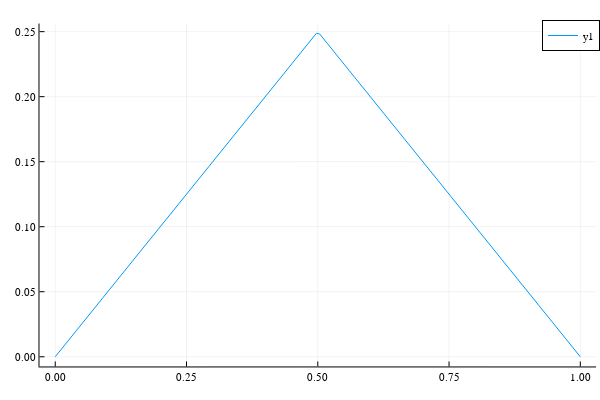

The notebook cell saved with this chart:
### Code cell
ξ=0.5
plot(g(x),0,1)

### Figure 1 — Plotly figure (JSON) as saved in the notebook; plotly's stock layout.template omitted (floating-point values rounded to 4 significant figures)
{"data": [{"colorbar": {"title": ""}, "legendgroup": "y1", "line": {"color": "rgba(0, 154, 250, 1.000)", "dash": "solid", "shape": "linear", "width": 1}, "mode": "lines", "name": "y1", "showlegend": true, "type": "scatter", "x": [0, 0.009766, 0.1001, 0.1543, 0.2002, 0.2501, 0.296, 0.3453, 0.4023, 0.4277, 0.4531, 0.4642, 0.4753, 0.4864, 0.4975, 0.5036, 0.5097, 0.5157, 0.5218, 0.5339, 0.546, 0.5704, 0.5948, 0.6487, 0.7001, 0.7534, 0.7983, 0.8532, 0.9047, 0.9873, 1], "xaxis": "x", "y": [0, 0.004883, 0.05003, 0.07717, 0.1001, 0.125, 0.148, 0.1726, 0.2012, 0.2138, 0.2265, 0.2321, 0.2376, 0.2432, 0.2488, 0.2482, 0.2452, 0.2421, 0.2391, 0.233, 0.227, 0.2148, 0.2026, 0.1756, 0.15, 0.1233, 0.1008, 0.07342, 0.04765, 0.006355, 0], "yaxis": "y", "zmax": null, "zmin": null}], "layout": {"annotations": [], "height": 400, "legend": {"bgcolor": "rgba(255, 255, 255, 1.000)", "bordercolor": "rgba(0, 0, 0, 1.000)", "borderwidth": 1, "font": {"color": "rgba(0, 0, 0, 1.000)", "family": "sans-serif", "size": 11}, "title": {"font": {"color": "rgba(0, 0, 0, 1.000)", "family": "sans-serif", "size": 15}, "text": ""}, "tracegroupgap": 0, "traceorder": "normal", "x": 1, "xanchor": "auto", "y": 1, "yanchor": "auto"}, "margin": {"b": 20, "l": 0, "r": 0, "t": 20}, "paper_bgcolor": "rgba(255, 255, 255, 1.000)", "plot_bgcolor": "rgba(255, 255, 255, 1.000)", "showlegend": true, "width": 600, "xaxis": {"anchor": "y", "domain": [0.06582, 0.9934], "gridcolor": "rgba(0, 0, 0, 0.100)", "gridwidth": 0.5, "linecolor": "rgba(0, 0, 0, 1.000)", "mirror": false, "range": [-0.03, 1.03], "showgrid": true, "showline": true, "showticklabels": true, "tickangle": 0, "tickcolor": "rgb(0, 0, 0)", "tickfont": {"color": "rgba(0, 0, 0, 1.000)", "family": "sans-serif", "size": 11}, "tickmode": "array", "ticks": "inside", "ticktext": ["0.00", "0.25", "0.50", "0.75", "1.00"], "tickvals": [0, 0.25, 0.5, 0.75, 1], "title": "", "titlefont": {"color": "rgba(0, 0, 0, 1.000)", "family": "sans-serif", "size": 15}, "type": "-", "visible": true, "zeroline": false, "zerolinecolor": "rgba(0, 0, 0, 1.000)"}, "yaxis": {"anchor": "x", "domain": [0.03762, 0.9902], "gridcolor": "rgba(0, 0, 0, 0.100)", "gridwidth": 0.5, "linecolor": "rgba(0, 0, 0, 1.000)", "mirror": false, "range": [-0.007463, 0.2562], "showgrid": true, "showline": true, "showticklabels": true, "tickangle": 0, "tickcolor": "rgb(0, 0, 0)", "tickfont": {"color": "rgba(0, 0, 0, 1.000)", "family": "sans-serif", "size": 11}, "tickmode": "array", "ticks": "inside", "ticktext": ["0.00", "0.05", "0.10", "0.15", "0.20", "0.25"], "tickvals": [0, 0.05, 0.1, 0.15, 0.2, 0.25], "title": "", "titlefont": {"color": "rgba(0, 0, 0, 1.000)", "family": "sans-serif", "size": 15}, "type": "-", "visible": true, "zeroline": false, "zerolinecolor": "rgba(0, 0, 0, 1.000)"}}}
